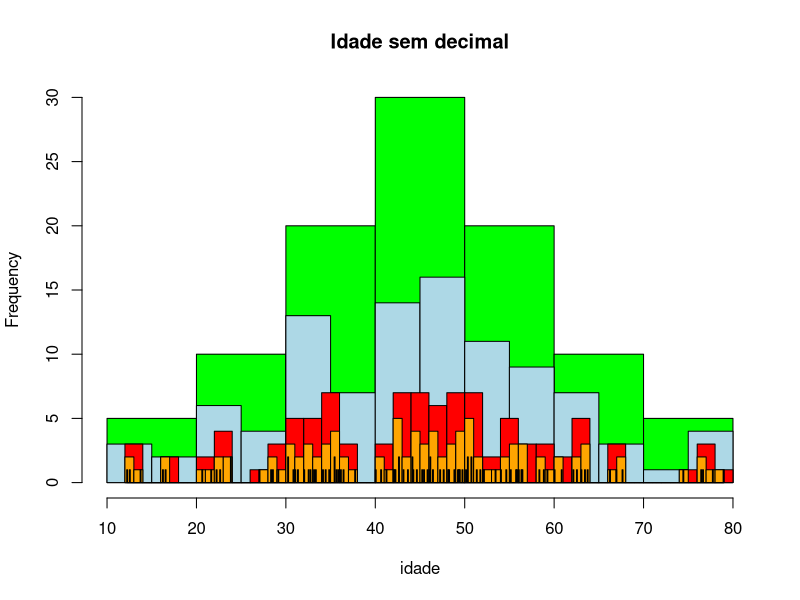
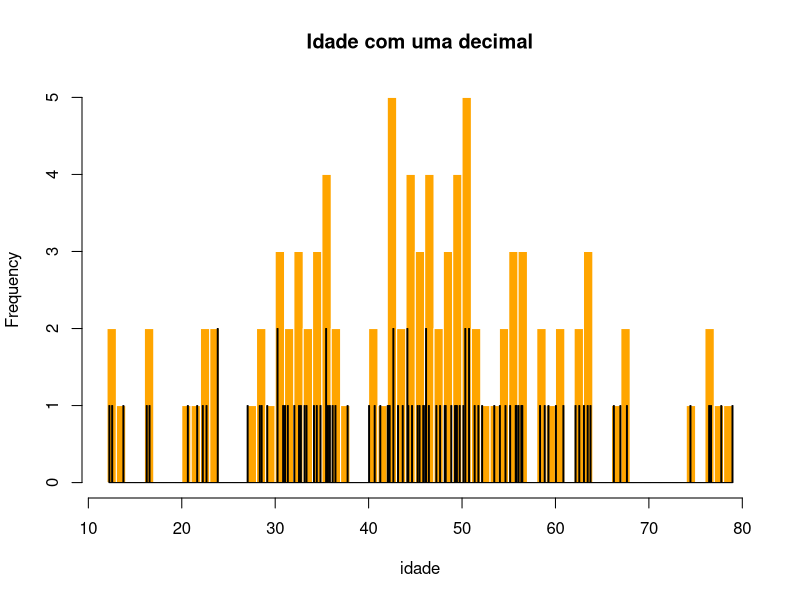

Write R code to recreate these figures, in order.
rm(list = ls(all = TRUE)) 

set.seed(19701006)

fidade <- function(N) {c(
  runif(N*0.05,10,20),
  runif(N*0.10,20,30),
  runif(N*0.20,30,40),
  runif(N*0.30,40,50),
  runif(N*0.20,50,60),
  runif(N*0.10,60,70),
  runif(N*0.05,70,80)
)}

idade <- fidade(100)
breaks <- 7

# idades inteiras
idader <- idade # round(idade,0)
hist(idader, breaks = breaks*2^0, col = "green", main = "Idade sem decimal", xlab = "idade")
hist(idader, breaks = breaks*2^1, col = "lightblue", add = T)
hist(idader, breaks = breaks*2^2, col = "red", add = T)
hist(idader, breaks = breaks*2^3, col = "orange", add = T)

# com uma casa decimal
idader1 <- round(idade,1)
hist(idader1, breaks = (breaks*2^3)*10, add = T, border = TRUE)
# zoom
hist(idader, breaks = breaks*2^3, col = "orange", border = FALSE, main = "Idade com uma decimal", xlab = "idade")
hist(idader1, breaks = (breaks*2^3)*10, add = T, border = TRUE)
